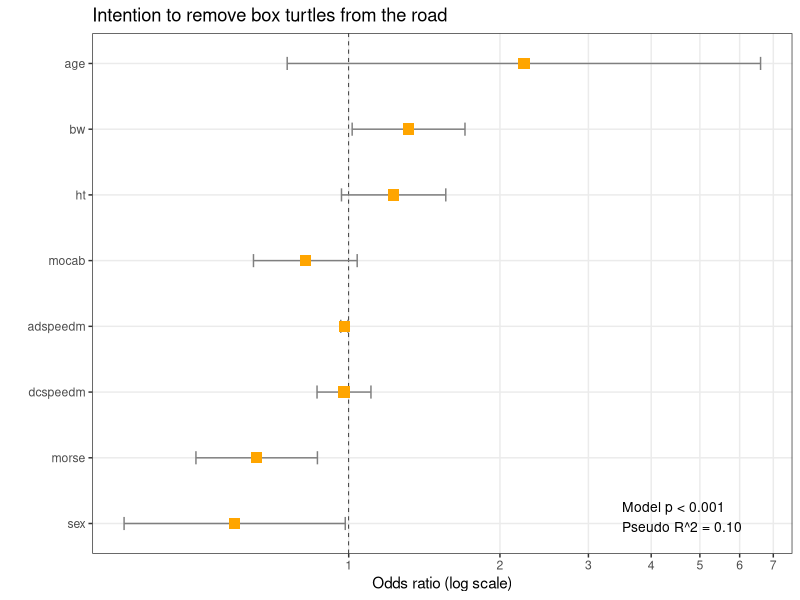

The R source for this figure:

library(ggplot2)

# Create labels
boxLabels = c("age", "bw", "ht", "mocab", "adspeedm", "dcspeedm", "morse", "sex")

# Enter summary data. boxOdds are the odds ratios (calculated elsewhere), boxCILow is the lower bound of the CI, boxCIHigh is the upper bound.

df <- data.frame(
  yAxis <- length(boxLabels):1,
  boxOdds <- c(2.23189,1.315737,1.22866,.8197413,.9802449,.9786673,.6559005,.5929812),
  boxCILow <- c(.7543566,1.016,.9674772,.6463458,.9643047,.864922,.4965308,.3572142),
  boxCIHigh <- c(6.603418,1.703902,1.560353,1.039654,.9964486,1.107371,.8664225,.9843584)
)

# Plot
p <- ggplot(df, aes(x = boxOdds, y = yAxis))
p + geom_vline(aes(xintercept = 1), size = .25, linetype = "dashed") +
  geom_errorbarh(aes(xmax = boxCIHigh, xmin = boxCILow), size = .5, height = .2, color = "gray50") +
  geom_point(shape=15, size = 3.5, color = "orange") +
  theme_bw() +
  theme(panel.grid.minor = element_blank()) +
  scale_y_continuous(breaks = yAxis, labels = boxLabels) +
  scale_x_continuous(breaks = seq(0,7,1) ) +
  coord_trans(x = "log10") +
  ylab("") +
  xlab("Odds ratio (log scale)") +
  annotate(geom = "text", y =1.1, x = 3.5, label ="Model p < 0.001\nPseudo R^2 = 0.10", size = 3.5, hjust = 0) + ggtitle("Intention to remove box turtles from the road")



